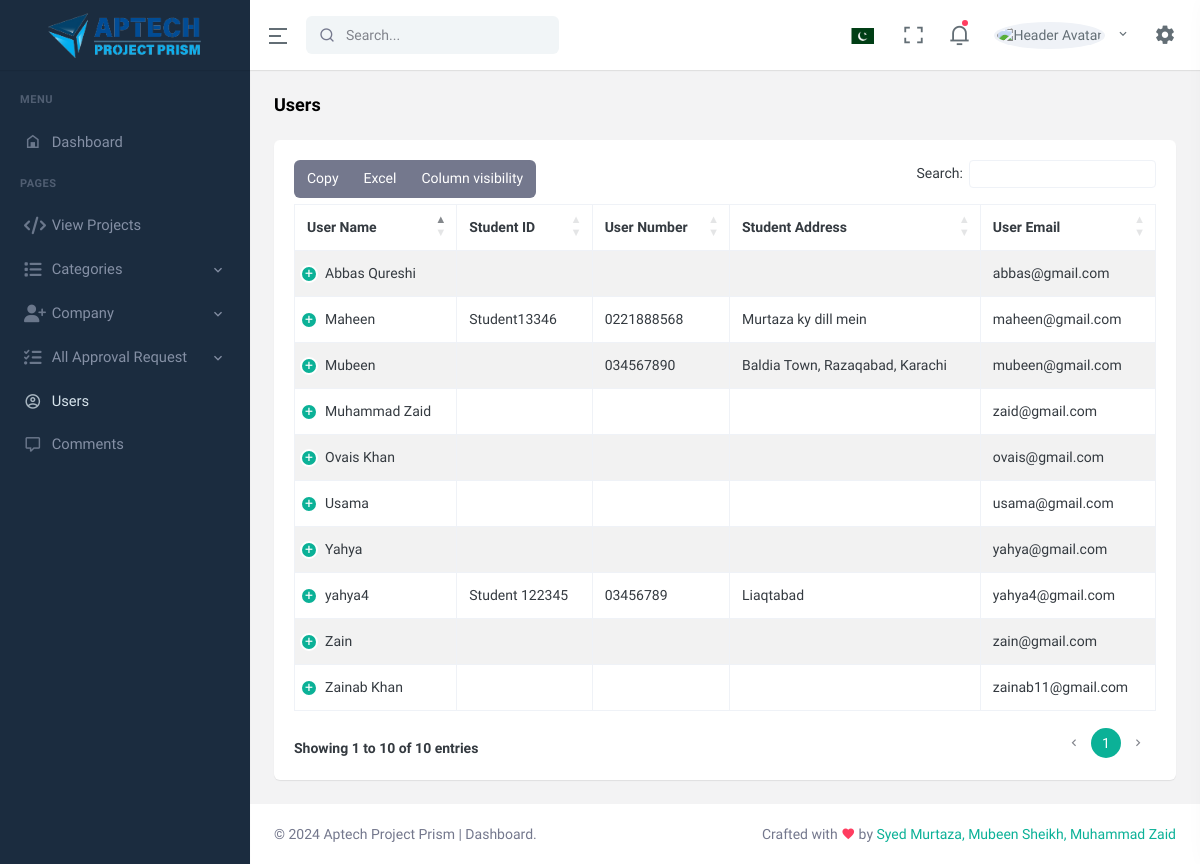
Before: /Dashboard/users.php with the older database file.
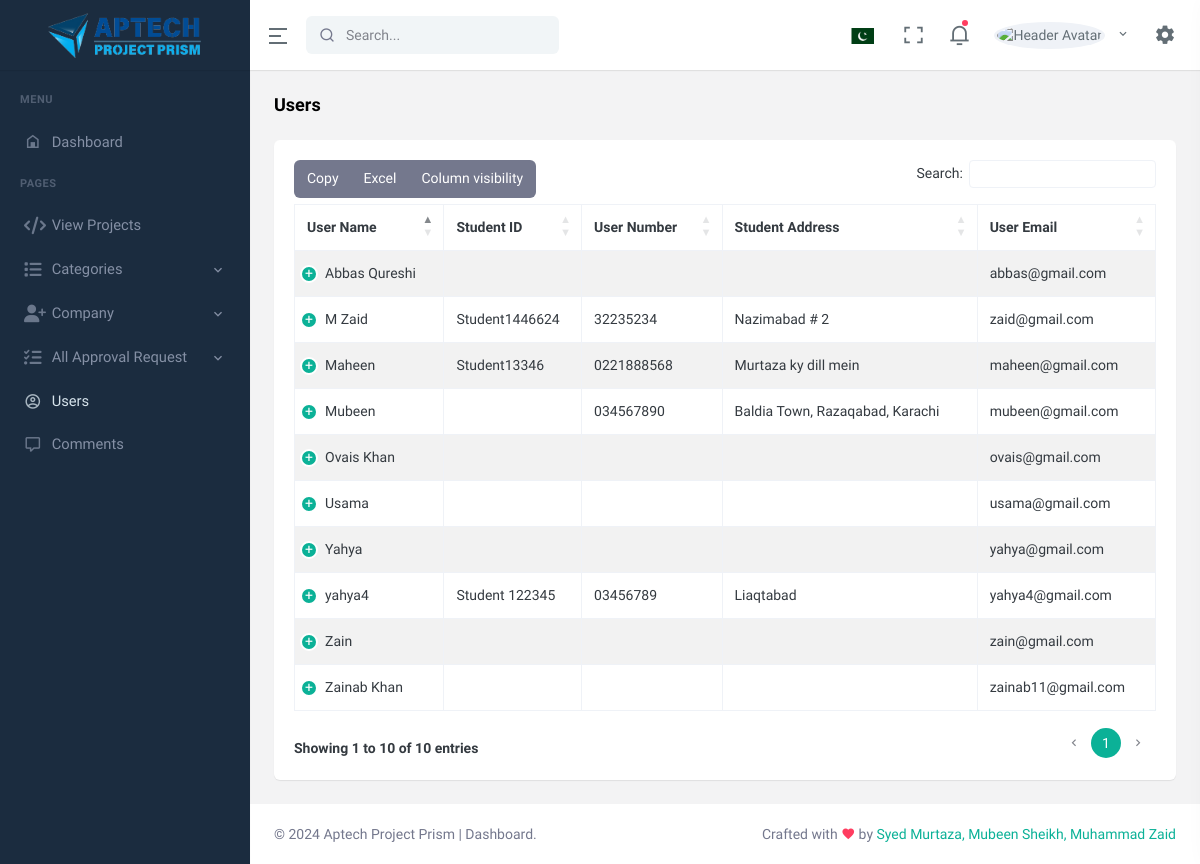
After: the same page with the newer database file.
### tables this page shows
CREATE TABLE `users` (
  `u_id` int(11) NOT NULL,
  `u_name` varchar(255) NOT NULL,
  `u_studentid` varchar(255) NOT NULL,
  `u_number` varchar(255) NOT NULL,
  `u_address` varchar(255) NOT NULL,
  `u_cv` varchar(255) NOT NULL,
  `u_email` varchar(255) NOT NULL,
  `u_password` varchar(255) NOT NULL,
  `u_img` varchar(255) NOT NULL
);

### Dashboard/users.php (the view, shortened to what this page needs)
<?php
include ('includes/header.php');
include ('includes/navbar.php');
include ('includes/sidebar.php');
include ('config.php');
?>
<div id="layout-wrapper">
    <div class="main-content">
        <div class="page-content">
            <div class="container-fluid">
                <div class="row">
                    <div class="col-12">
                        <div class="page-title-box d-sm-flex align-items-center justify-content-between">
                            <h4 class="mb-sm-0">Users</h4>
                        </div>
                    </div>
                </div>
                <div class="row">
                    <div class="col-12">
                        <div class="card">
                            <div class="card-body">
                                <table id="datatable-buttons"
                                    class="table table-striped table-bordered dt-responsive nowrap"
                                    style="border-collapse: collapse; border-spacing: 0; width: 100%;">
                                    <thead>
                                        <tr>
                                            <th>User Name</th>
                                            <th>Student ID</th>
                                            <th>User Number</th>
                                            <th>Student Address</th>
                                            <th>User Email</th>
                                        </tr>
                                    </thead>
                                    <tbody>
                                    <?php
                                    $fetch_user_join = "SELECT * from `users`";
                                    $fetch_user_result = mysqli_query($connection, $fetch_user_join);
                                    if (mysqli_num_rows($fetch_user_result) > 0) {
                                       while ($row = mysqli_fetch_assoc($fetch_user_result)) {
									?>
                                        <tr>
                                            <td><?php echo $row['u_name'] ?></td>
                                            <td><?php echo $row['u_studentid'] ?></td>
                                            <td><?php echo $row['u_number'] ?></td>
                                            <td><?php echo $row['u_address'] ?></td>
                                            <td><?php echo $row['u_email'] ?></td>
                                        </tr>
                                        <?php
                                    }
                                }
                                ?>
                                    </tbody>
                                </table>
                            </div>
                        </div>
                    </div>
                </div>
            </div>
        </div>
    </div>
</div>
<?php
include ('includes/footer.php');
?>

Changed rows visible on the page:
changed users "zaid@gmail.com": u_name "Muhammad Zaid" → "M Zaid"; u_studentid (not shown) → "Student1446624"; u_number (not shown) → "32235234"; u_address (not shown) → "Nazimabad # 2"
